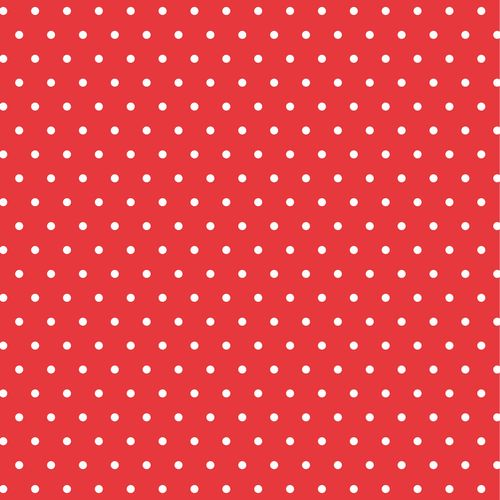
#> input picture image/material-images/test.jpeg, 500 x 500 px
$ python main.py
#> lines starting #> are read from the running program, lines starting #| are printed output that depends on the picture; after the words box and inside, x2 and y2 are one past the last pixel; in counts of white or black regions, pixels touching at a corner belong together
import time

import cv2
import numpy as np


origin_image = cv2.imread('material-images/test.jpeg')
#> origin_image is the input picture: shape (500, 500, 3); mean B, G, R 73.6, 69, 231.1
# image = cv2.imread('material-images/test.jpeg', cv2.IMREAD_GRAYSCALE)


t = time.time()
fina_image_nu=str(int(t))+".jpeg"

# 图片信息
rows, cols, channel= origin_image.shape
#> rows = 500; cols = 500; channel = 3
# 转换为灰度图
gray_image = cv2.cvtColor(origin_image, cv2.COLOR_BGR2GRAY)
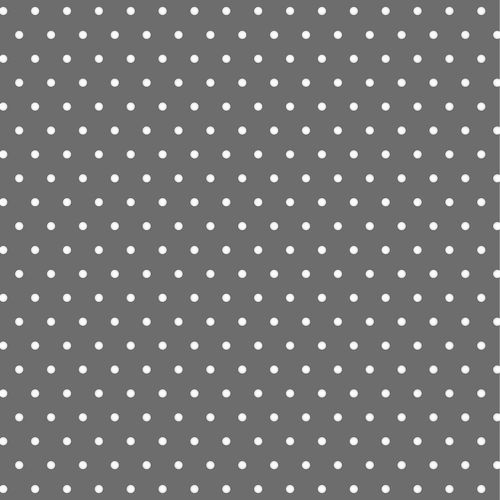
#> gray_image: shape (500, 500); min 71, max 255, mean 118
# 转换为HSV图
hsv_image = cv2.cvtColor(origin_image, cv2.COLOR_BGR2HSV)
#> hsv_image: shape (500, 500, 3); mean H, S, V 130, 180.4, 231.2
# 为了将灰度图片转换为黑白图片，对图片二值化处理
lower_red= np.array([0,186,0])
upper_red = np.array([180,255,254])
mask = cv2.inRange(hsv_image, lower_red, upper_red)
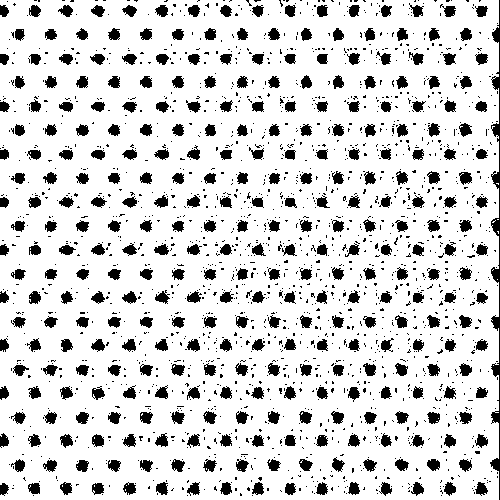
#> mask: shape (500, 500); 84.1% white; 2051 black regions (1724 under 20 px), largest, box (x1, y1, x2, y2) and area: (490, 0, 500, 500) 1322, (459, 172, 472, 185) 121, (171, 411, 185, 424) 118
# 对黑白图片进行腐蚀瘦身
# kernel = np.ones((3,3),np.uint8)
# kernel = cv2.getStructuringElement(cv2.MORPH_RECT,(5,5))
erode = cv2.erode(mask, None, iterations=4)
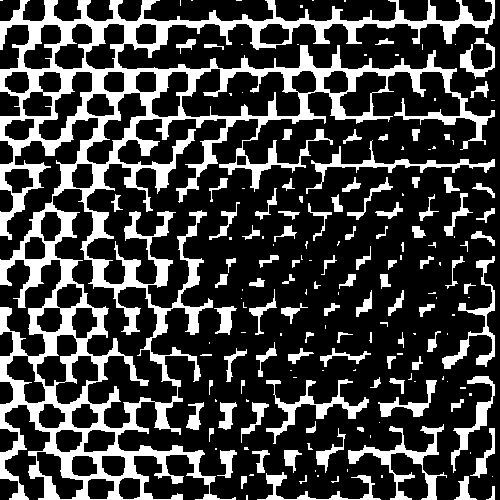
#> erode: shape (500, 500); 25.4% white; 175 white regions (75 under 20 px), largest, box (x1, y1, x2, y2) and area: (0, 0, 495, 500) 45107, (348, 424, 447, 500) 1633, (266, 379, 369, 444) 1290
# 对黑白图片进行膨胀
dilate = cv2.dilate(erode, None, iterations=4)
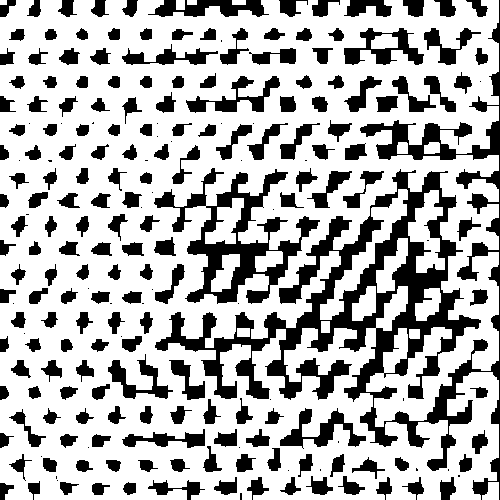
#> dilate: shape (500, 500); 70.2% white; 223 black regions (42 under 20 px), largest, box (x1, y1, x2, y2) and area: (155, 0, 500, 500) 27327, (154, 168, 320, 304) 6339, (280, 408, 366, 449) 1233

# --弹窗显示原始图片
cv2.imshow('1. origin-image', origin_image)
# --弹窗显示灰度图
cv2.imshow('2. gray-image', gray_image)
# --弹窗显示灰度图
cv2.imshow('3. hsv-image', hsv_image)
# --弹窗显示黑白图片
cv2.imshow('4. white-black-image', mask)
# # --弹窗显示腐蚀瘦身后的黑白图片
cv2.imshow('5. white-black-erode-image', erode)
# # --弹窗显示膨胀后的黑白图片
cv2.imshow('6. white-black-dilate-image', dilate)


for i in range(rows):
    for j in range(cols):
        if dilate[i, j] == 255:  # 像素点255表示白色
            origin_image[i, j] = (255, 0, 0)
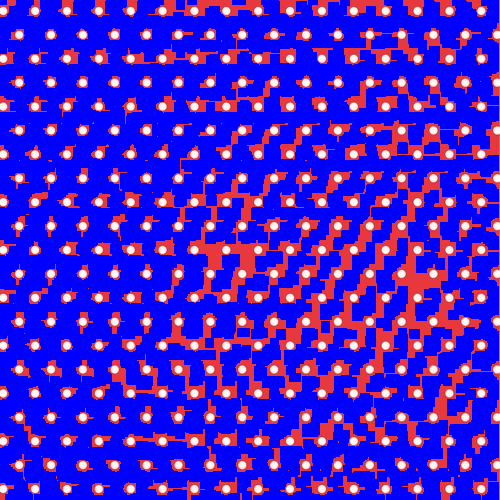
#> origin_image: shape (500, 500, 3); mean B, G, R 209.8, 29.8, 68.7
#
cv2.imshow('7. final', origin_image)
cv2.imwrite("results/"+fina_image_nu, origin_image)

print("   results/"+fina_image_nu)

cv2.waitKey(0)
cv2.destroyAllWindows()
